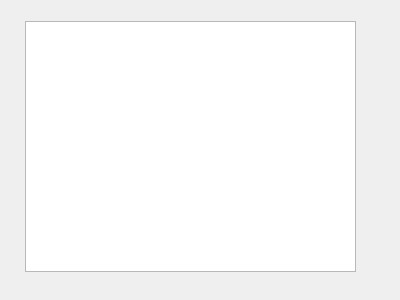
<?xml version="1.0" encoding="UTF-8"?>
<ui version="4.0">
 <class>ViewCustomersDialog</class>
 <widget class="QDialog" name="ViewCustomersDialog">
  <property name="geometry">
   <rect>
    <x>0</x>
    <y>0</y>
    <width>400</width>
    <height>300</height>
   </rect>
  </property>
  <property name="windowTitle">
   <string>Dialog</string>
  </property>
  <widget class="QTableWidget" name="tableWidget">
   <property name="geometry">
    <rect>
     <x>25</x>
     <y>21</y>
     <width>331</width>
     <height>251</height>
    </rect>
   </property>
  </widget>
 </widget>
 <resources/>
 <connections/>
</ui>
